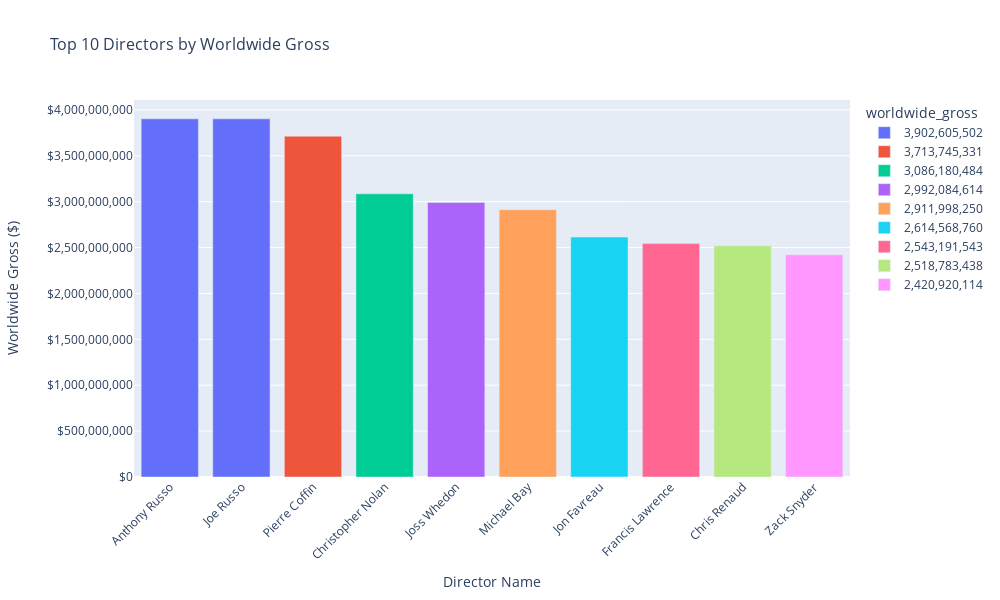

Source (notebook cell):
### Markdown cell above
### Understanding the Link: Directors & Worldwide Gross Earnings
“To inform our production strategy, we assess how a director’s involvement affects a film’s financial success. Directors shape the creative vision, which can significantly influence both audience reception and global box office revenue.” 
academia.edu
#### Why This Matters
Directors often guide the narrative and tone—factors that can heavily impact a film’s commercial appeal.

By analyzing worldwide gross totals per director, we can identify filmmakers who consistently deliver strong financial performance.

#### Strategic Takeaway
By focusing collaborations on directors with proven high-grossing track records, the studio aligns its output with box office success—advancing its goal of maximizing ROI from the start.

### Code cell
import plotly.express as px

# Select top 10 directors and sort from highest to lowest gross
# Note: Remove iloc[::-1] since we want highest to lowest order
top_10_directors = agg_directors_df.head(10)

# Sort explicitly by worldwide_gross in descending order to ensure highest to lowest
top_10_directors = top_10_directors.sort_values('worldwide_gross', ascending=False)

# Create interactive bar chart using Plotly Express
fig = px.bar(
    top_10_directors,                    # DataFrame containing the data
    x='director_name',                   # Column for x-axis (director names)
    y='worldwide_gross',                 # Column for y-axis (gross earnings)
    title='Top 10 Directors by Worldwide Gross',  # Chart title
    color='worldwide_gross',             # Color bars based on gross values
    color_continuous_scale='Blues',      # Use blue color gradient
    hover_data=['worldwide_gross']       # Show gross value on hover
)

# Customize the layout and appearance
fig.update_layout(
    width=1000,                         # Set chart width in pixels
    height=600,                         # Set chart height in pixels
    xaxis_title='Director Name',        # Label for x-axis
    yaxis_title='Worldwide Gross ($)',  # Label for y-axis with currency symbol
    font=dict(size=12),                 # Set default font size
    title_font_size=16,                 # Make title larger
    xaxis_tickangle=-45                 # Rotate x-axis labels for better readability
)

# Format y-axis to show currency values in billions/millions
fig.update_layout(
    yaxis=dict(
        tickformat='$,.0f',             # Format as currency with commas
        title_standoff=25               # Add space between axis and title
    )
)

# Update hover template to show formatted currency
fig.update_traces(
    hovertemplate='<b>%{x}</b><br>' +   # Director name in bold
                  'Worldwide Gross: $%{y:,.0f}<br>' +  # Formatted gross amount
                  '<extra></extra>'      # Remove default trace box
)

# Display the interactive chart
fig.show()

### Figure 1 — Plotly figure (JSON) as saved in the notebook; plotly's stock layout.template omitted (floating-point values rounded to 4 significant figures)
{"data": [{"alignmentgroup": "True", "customdata": [["3,902,605,502"], ["3,902,605,502"]], "hovertemplate": "<b>%{x}</b><br>Worldwide Gross: $%{y:,.0f}<br><extra></extra>", "legendgroup": "3,902,605,502", "marker": {"color": "#636efa"}, "name": "3,902,605,502", "offsetgroup": "3,902,605,502", "orientation": "v", "showlegend": true, "textposition": "auto", "type": "bar", "x": ["Anthony Russo", "Joe Russo"], "xaxis": "x", "y": ["3,902,605,502", "3,902,605,502"], "yaxis": "y"}, {"alignmentgroup": "True", "customdata": [["3,713,745,331"]], "hovertemplate": "<b>%{x}</b><br>Worldwide Gross: $%{y:,.0f}<br><extra></extra>", "legendgroup": "3,713,745,331", "marker": {"color": "#EF553B"}, "name": "3,713,745,331", "offsetgroup": "3,713,745,331", "orientation": "v", "showlegend": true, "textposition": "auto", "type": "bar", "x": ["Pierre Coffin"], "xaxis": "x", "y": ["3,713,745,331"], "yaxis": "y"}, {"alignmentgroup": "True", "customdata": [["3,086,180,484"]], "hovertemplate": "<b>%{x}</b><br>Worldwide Gross: $%{y:,.0f}<br><extra></extra>", "legendgroup": "3,086,180,484", "marker": {"color": "#00cc96"}, "name": "3,086,180,484", "offsetgroup": "3,086,180,484", "orientation": "v", "showlegend": true, "textposition": "auto", "type": "bar", "x": ["Christopher Nolan"], "xaxis": "x", "y": ["3,086,180,484"], "yaxis": "y"}, {"alignmentgroup": "True", "customdata": [["2,992,084,614"]], "hovertemplate": "<b>%{x}</b><br>Worldwide Gross: $%{y:,.0f}<br><extra></extra>", "legendgroup": "2,992,084,614", "marker": {"color": "#ab63fa"}, "name": "2,992,084,614", "offsetgroup": "2,992,084,614", "orientation": "v", "showlegend": true, "textposition": "auto", "type": "bar", "x": ["Joss Whedon"], "xaxis": "x", "y": ["2,992,084,614"], "yaxis": "y"}, {"alignmentgroup": "True", "customdata": [["2,911,998,250"]], "hovertemplate": "<b>%{x}</b><br>Worldwide Gross: $%{y:,.0f}<br><extra></extra>", "legendgroup": "2,911,998,250", "marker": {"color": "#FFA15A"}, "name": "2,911,998,250", "offsetgroup": "2,911,998,250", "orientation": "v", "showlegend": true, "textposition": "auto", "type": "bar", "x": ["Michael Bay"], "xaxis": "x", "y": ["2,911,998,250"], "yaxis": "y"}, {"alignmentgroup": "True", "customdata": [["2,614,568,760"]], "hovertemplate": "<b>%{x}</b><br>Worldwide Gross: $%{y:,.0f}<br><extra></extra>", "legendgroup": "2,614,568,760", "marker": {"color": "#19d3f3"}, "name": "2,614,568,760", "offsetgroup": "2,614,568,760", "orientation": "v", "showlegend": true, "textposition": "auto", "type": "bar", "x": ["Jon Favreau"], "xaxis": "x", "y": ["2,614,568,760"], "yaxis": "y"}, {"alignmentgroup": "True", "customdata": [["2,543,191,543"]], "hovertemplate": "<b>%{x}</b><br>Worldwide Gross: $%{y:,.0f}<br><extra></extra>", "legendgroup": "2,543,191,543", "marker": {"color": "#FF6692"}, "name": "2,543,191,543", "offsetgroup": "2,543,191,543", "orientation": "v", "showlegend": true, "textposition": "auto", "type": "bar", "x": ["Francis Lawrence"], "xaxis": "x", "y": ["2,543,191,543"], "yaxis": "y"}, {"alignmentgroup": "True", "customdata": [["2,518,783,438"]], "hovertemplate": "<b>%{x}</b><br>Worldwide Gross: $%{y:,.0f}<br><extra></extra>", "legendgroup": "2,518,783,438", "marker": {"color": "#B6E880"}, "name": "2,518,783,438", "offsetgroup": "2,518,783,438", "orientation": "v", "showlegend": true, "textposition": "auto", "type": "bar", "x": ["Chris Renaud"], "xaxis": "x", "y": ["2,518,783,438"], "yaxis": "y"}, {"alignmentgroup": "True", "customdata": [["2,420,920,114"]], "hovertemplate": "<b>%{x}</b><br>Worldwide Gross: $%{y:,.0f}<br><extra></extra>", "legendgroup": "2,420,920,114", "marker": {"color": "#FF97FF"}, "name": "2,420,920,114", "offsetgroup": "2,420,920,114", "orientation": "v", "showlegend": true, "textposition": "auto", "type": "bar", "x": ["Zack Snyder"], "xaxis": "x", "y": ["2,420,920,114"], "yaxis": "y"}], "layout": {"barmode": "relative", "font": {"size": 12}, "height": 600, "legend": {"title": {"text": "worldwide_gross"}, "tracegroupgap": 0}, "title": {"font": {"size": 16}, "text": "Top 10 Directors by Worldwide Gross"}, "width": 1000, "xaxis": {"anchor": "y", "domain": [0, 1], "tickangle": -45, "title": {"text": "Director Name"}}, "yaxis": {"anchor": "x", "categoryarray": ["2,420,920,114", "2,518,783,438", "2,543,191,543", "2,614,568,760", "2,911,998,250", "2,992,084,614", "3,086,180,484", "3,713,745,331", "3,902,605,502"], "categoryorder": "array", "domain": [0, 1], "tickformat": "$,.0f", "title": {"standoff": 25, "text": "Worldwide Gross ($)"}}}}
